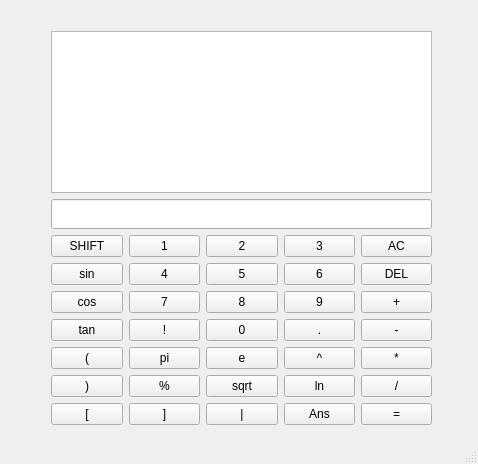
<?xml version="1.0" encoding="UTF-8"?>
<ui version="4.0">
 <class>Calculator_guiClass</class>
 <widget class="QMainWindow" name="Calculator_guiClass">
  <property name="geometry">
   <rect>
    <x>0</x>
    <y>0</y>
    <width>478</width>
    <height>464</height>
   </rect>
  </property>
  <property name="windowTitle">
   <string>Calculator_gui</string>
  </property>
  <widget class="QWidget" name="centralWidget">
   <widget class="QWidget" name="layoutWidget">
    <property name="geometry">
     <rect>
      <x>40</x>
      <y>20</y>
      <width>403</width>
      <height>416</height>
     </rect>
    </property>
    <layout class="QVBoxLayout" name="verticalLayout">
     <item>
      <widget class="QTextEdit" name="text_output">
       <property name="font">
        <font>
         <pointsize>18</pointsize>
         <bold>true</bold>
        </font>
       </property>
       <property name="layoutDirection">
        <enum>Qt::LayoutDirection::LeftToRight</enum>
       </property>
       <property name="readOnly">
        <bool>true</bool>
       </property>
       <property name="cursorWidth">
        <number>1</number>
       </property>
      </widget>
     </item>
     <item>
      <widget class="QLineEdit" name="text_input">
       <property name="minimumSize">
        <size>
         <width>0</width>
         <height>30</height>
        </size>
       </property>
       <property name="font">
        <font>
         <pointsize>12</pointsize>
        </font>
       </property>
       <property name="text">
        <string/>
       </property>
      </widget>
     </item>
     <item>
      <layout class="QGridLayout" name="gridLayout">
       <item row="0" column="3">
        <widget class="QPushButton" name="pushButton_3">
         <property name="text">
          <string>3</string>
         </property>
        </widget>
       </item>
       <item row="3" column="1">
        <widget class="QPushButton" name="pushButton_fac">
         <property name="text">
          <string>!</string>
         </property>
        </widget>
       </item>
       <item row="1" column="1">
        <widget class="QPushButton" name="pushButton_4">
         <property name="text">
          <string>4</string>
         </property>
        </widget>
       </item>
       <item row="1" column="4">
        <widget class="QPushButton" name="pushButton_del">
         <property name="text">
          <string>DEL</string>
         </property>
        </widget>
       </item>
       <item row="5" column="4">
        <widget class="QPushButton" name="pushButton_div">
         <property name="text">
          <string>/</string>
         </property>
        </widget>
       </item>
       <item row="0" column="0">
        <widget class="QPushButton" name="pushButton_shift">
         <property name="text">
          <string>SHIFT</string>
         </property>
        </widget>
       </item>
       <item row="3" column="0">
        <widget class="QPushButton" name="pushButton_t">
         <property name="text">
          <string>tan</string>
         </property>
        </widget>
       </item>
       <item row="0" column="4">
        <widget class="QPushButton" name="pushButton_ac">
         <property name="text">
          <string>AC</string>
         </property>
        </widget>
       </item>
       <item row="5" column="1">
        <widget class="QPushButton" name="pushButton_mod">
         <property name="text">
          <string>%</string>
         </property>
        </widget>
       </item>
       <item row="1" column="2">
        <widget class="QPushButton" name="pushButton_5">
         <property name="text">
          <string>5</string>
         </property>
        </widget>
       </item>
       <item row="5" column="0">
        <widget class="QPushButton" name="pushButton_rpar">
         <property name="text">
          <string>)</string>
         </property>
        </widget>
       </item>
       <item row="4" column="3">
        <widget class="QPushButton" name="pushButton_power">
         <property name="text">
          <string>^</string>
         </property>
        </widget>
       </item>
       <item row="1" column="0">
        <widget class="QPushButton" name="pushButton_s">
         <property name="text">
          <string>sin</string>
         </property>
        </widget>
       </item>
       <item row="3" column="2">
        <widget class="QPushButton" name="pushButton_0">
         <property name="text">
          <string>0</string>
         </property>
        </widget>
       </item>
       <item row="3" column="4">
        <widget class="QPushButton" name="pushButton_sub">
         <property name="text">
          <string>-</string>
         </property>
        </widget>
       </item>
       <item row="2" column="2">
        <widget class="QPushButton" name="pushButton_8">
         <property name="text">
          <string>8</string>
         </property>
        </widget>
       </item>
       <item row="4" column="1">
        <widget class="QPushButton" name="pushButton_pi">
         <property name="text">
          <string>pi</string>
         </property>
        </widget>
       </item>
       <item row="0" column="1">
        <widget class="QPushButton" name="pushButton_1">
         <property name="text">
          <string>1</string>
         </property>
        </widget>
       </item>
       <item row="5" column="2">
        <widget class="QPushButton" name="pushButton_sqr">
         <property name="text">
          <string>sqrt</string>
         </property>
        </widget>
       </item>
       <item row="1" column="3">
        <widget class="QPushButton" name="pushButton_6">
         <property name="text">
          <string>6</string>
         </property>
        </widget>
       </item>
       <item row="4" column="4">
        <widget class="QPushButton" name="pushButton_mul">
         <property name="text">
          <string>*</string>
         </property>
        </widget>
       </item>
       <item row="2" column="4">
        <widget class="QPushButton" name="pushButton_add">
         <property name="text">
          <string>+</string>
         </property>
        </widget>
       </item>
       <item row="4" column="2">
        <widget class="QPushButton" name="pushButton_e">
         <property name="text">
          <string>e</string>
         </property>
        </widget>
       </item>
       <item row="3" column="3">
        <widget class="QPushButton" name="pushButton_point">
         <property name="text">
          <string>.</string>
         </property>
        </widget>
       </item>
       <item row="4" column="0">
        <widget class="QPushButton" name="pushButton_lpar">
         <property name="text">
          <string>(</string>
         </property>
        </widget>
       </item>
       <item row="0" column="2">
        <widget class="QPushButton" name="pushButton_2">
         <property name="text">
          <string>2</string>
         </property>
        </widget>
       </item>
       <item row="2" column="1">
        <widget class="QPushButton" name="pushButton_7">
         <property name="text">
          <string>7</string>
         </property>
        </widget>
       </item>
       <item row="5" column="3">
        <widget class="QPushButton" name="pushButton_l">
         <property name="text">
          <string>ln</string>
         </property>
        </widget>
       </item>
       <item row="2" column="3">
        <widget class="QPushButton" name="pushButton_9">
         <property name="text">
          <string>9</string>
         </property>
        </widget>
       </item>
       <item row="2" column="0">
        <widget class="QPushButton" name="pushButton_c">
         <property name="text">
          <string>cos</string>
         </property>
        </widget>
       </item>
       <item row="6" column="0">
        <widget class="QPushButton" name="pushButton_lsqb">
         <property name="text">
          <string>[</string>
         </property>
        </widget>
       </item>
       <item row="6" column="1">
        <widget class="QPushButton" name="pushButton_rsqb">
         <property name="text">
          <string>]</string>
         </property>
        </widget>
       </item>
       <item row="6" column="2">
        <widget class="QPushButton" name="pushButton_abs">
         <property name="text">
          <string>|</string>
         </property>
        </widget>
       </item>
       <item row="6" column="3">
        <widget class="QPushButton" name="pushButton_ans">
         <property name="text">
          <string>Ans</string>
         </property>
        </widget>
       </item>
       <item row="6" column="4">
        <widget class="QPushButton" name="pushButton_equ">
         <property name="text">
          <string>=</string>
         </property>
        </widget>
       </item>
      </layout>
     </item>
    </layout>
   </widget>
  </widget>
  <widget class="QStatusBar" name="statusBar"/>
 </widget>
 <layoutdefault spacing="6" margin="11"/>
 <resources>
  <include location="Calculator_gui.qrc"/>
 </resources>
 <connections/>
</ui>
